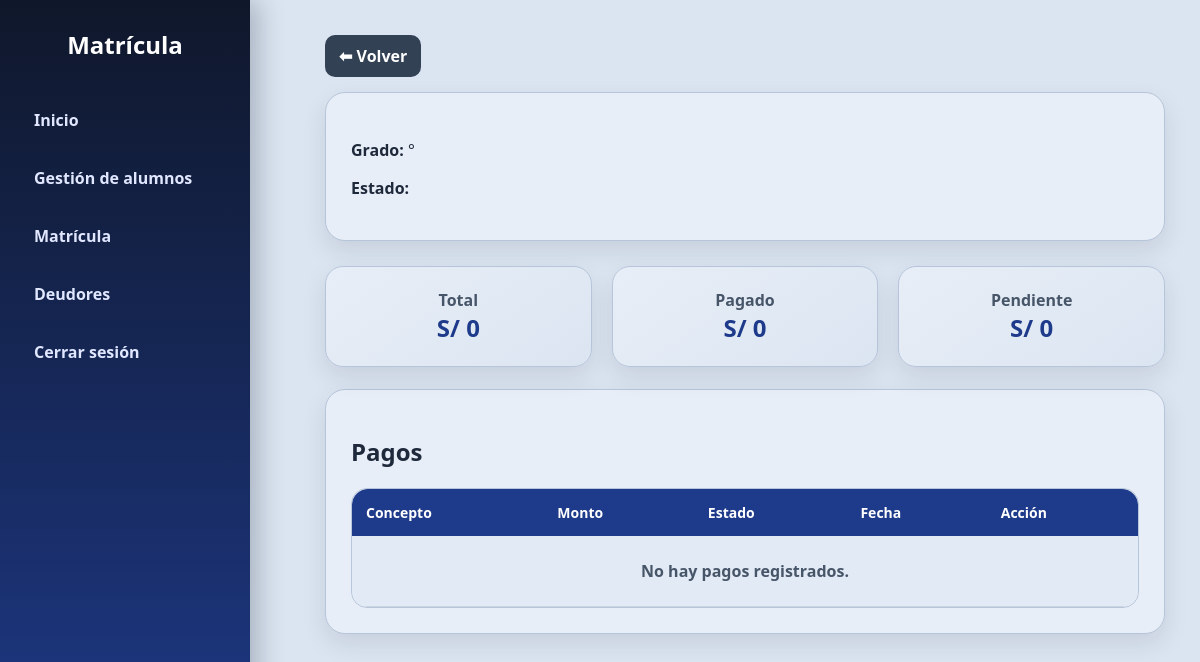
Before: /alumno/1 (signed in) with the older database file.
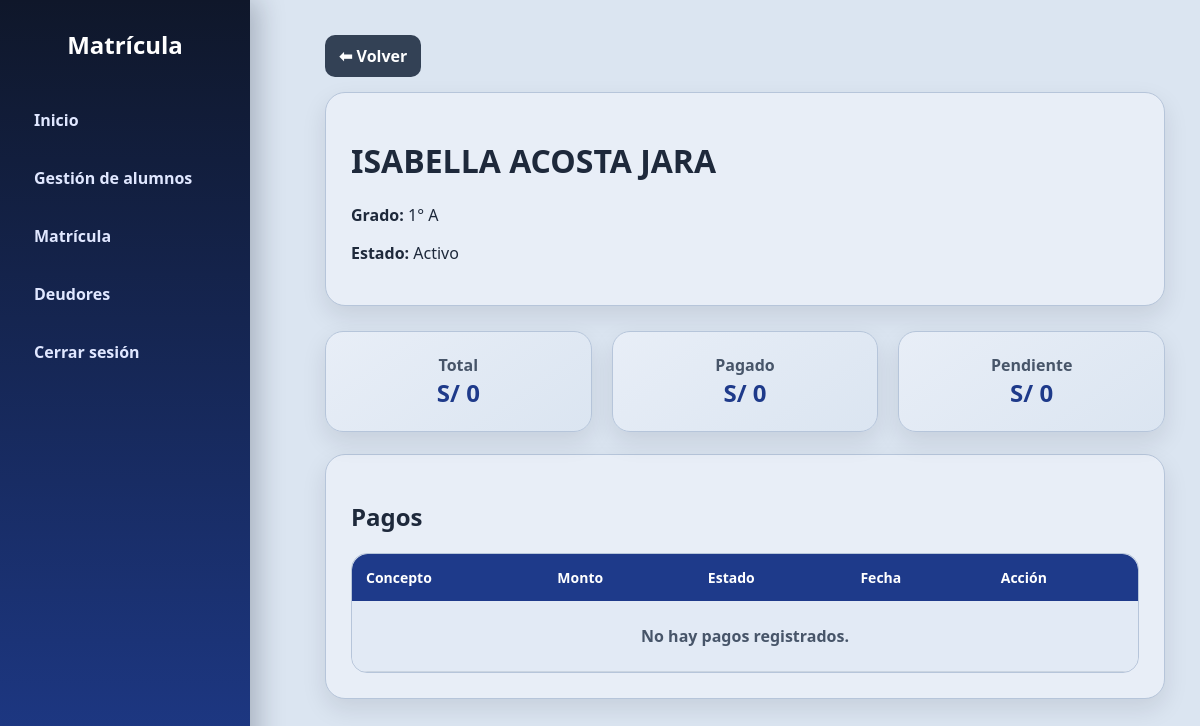
After: the same page with the newer database file.
### tables this page shows
CREATE TABLE alumnos (
        id INTEGER PRIMARY KEY AUTOINCREMENT,
        nombres TEXT NOT NULL,
        apellidos TEXT NOT NULL,
        dni TEXT,
        grado TEXT NOT NULL,
        seccion TEXT NOT NULL,
        apoderado TEXT,
        telefono TEXT,
        estado TEXT DEFAULT 'Activo'
    );

### app.py (the view)
@app.route("/alumno/<int:alumno_id>")
def detalle_alumno(alumno_id):
    if "user" not in session:
        return redirect("/")
    conn = get_db()
    cur = conn.cursor()
    cur.execute("SELECT * FROM alumnos WHERE id=?", (alumno_id,))
    alumno = cur.fetchone()
    cur.execute("""
        SELECT
            pagos.concepto,
            pagos.monto,
            pagos.estado,
            pagos.fecha_pago,
            (
                SELECT boleta_detalles.boleta_id
                FROM boleta_detalles
                WHERE boleta_detalles.pago_id = pagos.id
                ORDER BY boleta_detalles.id DESC
                LIMIT 1
            ) AS boleta_id
        FROM pagos
        WHERE pagos.alumno_id=?
        ORDER BY pagos.id ASC
    """, (alumno_id,))
    pagos = cur.fetchall()
    cur.execute("SELECT SUM(monto) FROM pagos WHERE alumno_id=?", (alumno_id,))
    pendiente = cur.fetchone()[0] or 0
    try:
        cur.execute("SELECT SUM(monto_recibido) FROM boletas WHERE alumno_id=?", (alumno_id,))
        pagado = cur.fetchone()[0] or 0
    except:
        pagado = 0
    total = pendiente + pagado
    conn.close()
    return render_template(
        "detalle_alumno.html",
        alumno=alumno,
        pagos=pagos,
        total=total,
        pagado=pagado,
        pendiente=pendiente
    )

### app.py (called while the page is built)
def get_db():
    return sqlite3.connect("colegio.db")

@app.context_processor
def injectar_usuario():
    return {
        "usuario_actual": session.get("user"),
        "rol_actual": session.get("rol")
    }

### templates/detalle_alumno.html (shortened to what this page needs)
<!DOCTYPE html>
<html lang="es">
<head>
<link rel="stylesheet" href="/static/style.css">
</head>
<body>
<div class="sidebar">
    <h2>Matrícula</h2>
    <a href="/dashboard">Inicio</a>
    <a href="/alumnos">Gestión de alumnos</a>
    <a href="/matricula">Matrícula</a>
    <a href="/deudores">Deudores</a>
    <a href="/logout">Cerrar sesión</a>
</div>
<div class="content">
<a class="btn-volver" href="/alumnos">⬅ Volver</a>
<div class="card">
    <h1>{{ alumno[1] }} {{ alumno[2] }}</h1>
    <p><b>Grado:</b> {{ alumno[4] }}° {{ alumno[5] }}</p>
    <p><b>Estado:</b> <span class="estado">{{ alumno[8] }}</span></p>
</div>
<div class="resumen">
    <div class="resumen-card total">
        <span>Total</span>
        <strong>S/ {{ total }}</strong>
    </div>
    <div class="resumen-card pagado">
        <span>Pagado</span>
        <strong>S/ {{ pagado }}</strong>
    </div>
    <div class="resumen-card pendiente">
        <span>Pendiente</span>
        <strong>S/ {{ pendiente }}</strong>
    </div>
</div>
<div class="card">
    <h2>Pagos</h2>
    <div class="table-container">
        <table>
            <tr>
                <th>Concepto</th>
                <th>Monto</th>
                <th>Estado</th>
                <th>Fecha</th>
                <th>Acción</th>
            </tr>
            {% for p in pagos %}
            <tr>
                <td>{{ p[0] }}</td>
                <td>S/ {{ p[1] }}</td>
                <td>
                    {% if p[2] == 'Pagado' %}
                        <span class="badge-pagado">Pagado</span>
                    {% else %}
                        <span class="badge-pendiente">Pendiente</span>
                    {% endif %}
                </td>
                <td>{{ p[3] if p[3] else "-" }}</td>
                <td>
    		    {% if p[2] == 'Pagado' %}
                        {% if p[4] %}
            		    <a class="btn btn-primary" href="/boleta/{{ p[4] }}">Ver boleta</a>
        	        {% else %}
                            <span class="btn-disabled">Sin boleta</span>>
        	        {% endif %}
                    {% else %}
                        <span class="badge-pendiente">Pendiente</span>
                    {% endif %}
                </td>
            </tr>
            {% else %}
            <tr>
                <td class="vacio" colspan="5">No hay pagos registrados.</td>
            </tr>
            {% endfor %}
        </table>
    </div>
</div>
</div>
</body>
</html>

Changed rows visible on the page:
added alumnos: nombres "ISABELLA", apellidos "ACOSTA JARA", grado "1", seccion "A", estado "Activo"
